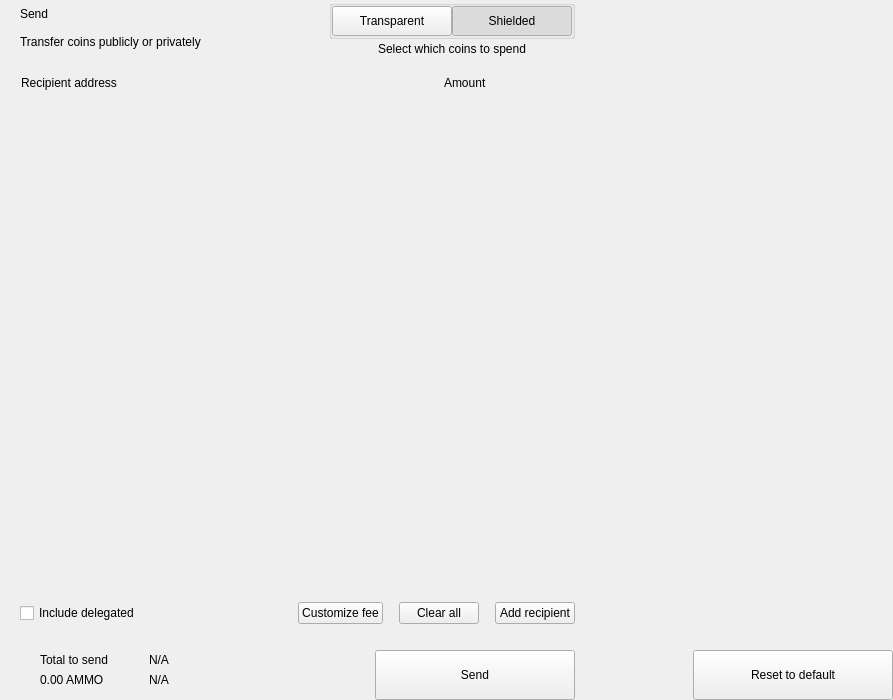
<?xml version="1.0" encoding="UTF-8"?>
<ui version="4.0">
 <class>send</class>
 <widget class="QWidget" name="send">
  <property name="geometry">
   <rect>
    <x>0</x>
    <y>0</y>
    <width>893</width>
    <height>700</height>
   </rect>
  </property>
  <property name="windowTitle">
   <string notr="true">N/A</string>
  </property>
  <layout class="QHBoxLayout" name="horizontalLayout_2" stretch="2,1">
   <property name="spacing">
    <number>0</number>
   </property>
   <property name="leftMargin">
    <number>0</number>
   </property>
   <property name="topMargin">
    <number>0</number>
   </property>
   <property name="rightMargin">
    <number>0</number>
   </property>
   <property name="bottomMargin">
    <number>0</number>
   </property>
   <item>
    <widget class="QWidget" name="left" native="true">
     <layout class="QVBoxLayout" name="verticalLayout_3">
      <property name="spacing">
       <number>0</number>
      </property>
      <property name="leftMargin">
       <number>0</number>
      </property>
      <property name="topMargin">
       <number>0</number>
      </property>
      <property name="rightMargin">
       <number>0</number>
      </property>
      <property name="bottomMargin">
       <number>0</number>
      </property>
      <item>
       <layout class="QVBoxLayout" name="verticalLayout_22" stretch="0,0,0,1,0,0,0,0">
        <property name="spacing">
         <number>0</number>
        </property>
        <item>
         <layout class="QHBoxLayout" name="horizontalLayout_3">
          <property name="spacing">
           <number>0</number>
          </property>
          <property name="leftMargin">
           <number>20</number>
          </property>
          <property name="rightMargin">
           <number>20</number>
          </property>
          <item>
           <layout class="QVBoxLayout" name="verticalLayout">
            <property name="spacing">
             <number>0</number>
            </property>
            <item>
             <widget class="QLabel" name="labelTitle">
              <property name="text">
               <string>Send</string>
              </property>
              <property name="alignment">
               <set>Qt::AlignLeading|Qt::AlignLeft|Qt::AlignVCenter</set>
              </property>
             </widget>
            </item>
            <item>
             <widget class="QLabel" name="labelSubtitle1">
              <property name="text">
               <string>Transfer coins publicly or privately</string>
              </property>
             </widget>
            </item>
           </layout>
          </item>
          <item>
           <spacer name="horizontalSpacer">
            <property name="orientation">
             <enum>Qt::Horizontal</enum>
            </property>
            <property name="sizeHint" stdset="0">
             <size>
              <width>40</width>
              <height>20</height>
             </size>
            </property>
           </spacer>
          </item>
          <item>
           <layout class="QVBoxLayout" name="verticalLayout_6">
            <property name="spacing">
             <number>3</number>
            </property>
            <item alignment="Qt::AlignHCenter">
             <widget class="QGroupBox" name="groupBox">
              <property name="styleSheet">
               <string notr="true">#groupBox{
padding-top:2px;
}</string>
              </property>
              <property name="title">
               <string/>
              </property>
              <property name="alignment">
               <set>Qt::AlignCenter</set>
              </property>
              <layout class="QHBoxLayout" name="horizontalLayout_4">
               <property name="spacing">
                <number>0</number>
               </property>
               <property name="leftMargin">
                <number>0</number>
               </property>
               <property name="topMargin">
                <number>0</number>
               </property>
               <property name="rightMargin">
                <number>0</number>
               </property>
               <property name="bottomMargin">
                <number>0</number>
               </property>
               <item>
                <widget class="QPushButton" name="pushLeft">
                 <property name="minimumSize">
                  <size>
                   <width>120</width>
                   <height>30</height>
                  </size>
                 </property>
                 <property name="maximumSize">
                  <size>
                   <width>120</width>
                   <height>30</height>
                  </size>
                 </property>
                 <property name="focusPolicy">
                  <enum>Qt::NoFocus</enum>
                 </property>
                 <property name="text">
                  <string>Transparent</string>
                 </property>
                 <property name="checkable">
                  <bool>true</bool>
                 </property>
                 <property name="autoExclusive">
                  <bool>true</bool>
                 </property>
                </widget>
               </item>
               <item>
                <widget class="QPushButton" name="pushRight">
                 <property name="minimumSize">
                  <size>
                   <width>120</width>
                   <height>30</height>
                  </size>
                 </property>
                 <property name="maximumSize">
                  <size>
                   <width>120</width>
                   <height>30</height>
                  </size>
                 </property>
                 <property name="focusPolicy">
                  <enum>Qt::NoFocus</enum>
                 </property>
                 <property name="text">
                  <string>Shielded</string>
                 </property>
                 <property name="checkable">
                  <bool>true</bool>
                 </property>
                 <property name="checked">
                  <bool>true</bool>
                 </property>
                 <property name="autoExclusive">
                  <bool>true</bool>
                 </property>
                </widget>
               </item>
              </layout>
             </widget>
            </item>
            <item alignment="Qt::AlignHCenter|Qt::AlignTop">
             <widget class="QLabel" name="labelSubtitle2">
              <property name="styleSheet">
               <string notr="true"/>
              </property>
              <property name="text">
               <string>Select which coins to spend</string>
              </property>
              <property name="alignment">
               <set>Qt::AlignCenter</set>
              </property>
              <property name="indent">
               <number>0</number>
              </property>
             </widget>
            </item>
           </layout>
          </item>
         </layout>
        </item>
        <item>
         <spacer name="verticalSpacer_2">
          <property name="orientation">
           <enum>Qt::Vertical</enum>
          </property>
          <property name="sizeType">
           <enum>QSizePolicy::Fixed</enum>
          </property>
          <property name="sizeHint" stdset="0">
           <size>
            <width>20</width>
            <height>20</height>
           </size>
          </property>
         </spacer>
        </item>
        <item>
         <layout class="QHBoxLayout" name="horizontalLayout" stretch="6,0,2">
          <property name="spacing">
           <number>0</number>
          </property>
          <property name="leftMargin">
           <number>10</number>
          </property>
          <property name="topMargin">
           <number>0</number>
          </property>
          <property name="rightMargin">
           <number>20</number>
          </property>
          <property name="bottomMargin">
           <number>0</number>
          </property>
          <item>
           <widget class="QLabel" name="labelSubtitleAddress">
            <property name="styleSheet">
             <string notr="true">margin-left:8px;</string>
            </property>
            <property name="text">
             <string>Recipient address</string>
            </property>
           </widget>
          </item>
          <item>
           <spacer name="horizontalSpacer_3">
            <property name="orientation">
             <enum>Qt::Horizontal</enum>
            </property>
            <property name="sizeType">
             <enum>QSizePolicy::Fixed</enum>
            </property>
            <property name="sizeHint" stdset="0">
             <size>
              <width>40</width>
              <height>1</height>
             </size>
            </property>
           </spacer>
          </item>
          <item>
           <widget class="QLabel" name="labelSubtitleAmount">
            <property name="text">
             <string>Amount</string>
            </property>
           </widget>
          </item>
         </layout>
        </item>
        <item>
         <widget class="QScrollArea" name="scrollArea">
          <property name="minimumSize">
           <size>
            <width>0</width>
            <height>350</height>
           </size>
          </property>
          <property name="styleSheet">
           <string notr="true">#scrollArea {
            background:transparent;
            margin-top:10px;
}</string>
          </property>
          <property name="horizontalScrollBarPolicy">
           <enum>Qt::ScrollBarAlwaysOff</enum>
          </property>
          <property name="sizeAdjustPolicy">
           <enum>QAbstractScrollArea::AdjustIgnored</enum>
          </property>
          <property name="widgetResizable">
           <bool>true</bool>
          </property>
          <property name="alignment">
           <set>Qt::AlignLeading|Qt::AlignLeft|Qt::AlignTop</set>
          </property>
          <widget class="QWidget" name="scrollAreaWidgetContents">
           <property name="geometry">
            <rect>
             <x>0</x>
             <y>0</y>
             <width>591</width>
             <height>16</height>
            </rect>
           </property>
           <property name="sizePolicy">
            <sizepolicy hsizetype="Preferred" vsizetype="Maximum">
             <horstretch>0</horstretch>
             <verstretch>0</verstretch>
            </sizepolicy>
           </property>
           <property name="autoFillBackground">
            <bool>false</bool>
           </property>
           <property name="styleSheet">
            <string notr="true">#scrollAreaWidgetContents {
             background:transparent;
             }</string>
           </property>
           <layout class="QVBoxLayout" name="verticalLayout_7">
            <property name="spacing">
             <number>0</number>
            </property>
            <property name="sizeConstraint">
             <enum>QLayout::SetDefaultConstraint</enum>
            </property>
            <property name="leftMargin">
             <number>0</number>
            </property>
            <property name="topMargin">
             <number>0</number>
            </property>
            <property name="rightMargin">
             <number>0</number>
            </property>
            <property name="bottomMargin">
             <number>0</number>
            </property>
           </layout>
          </widget>
         </widget>
        </item>
        <item>
         <spacer name="verticalSpacer_4">
          <property name="orientation">
           <enum>Qt::Vertical</enum>
          </property>
          <property name="sizeType">
           <enum>QSizePolicy::Fixed</enum>
          </property>
          <property name="sizeHint" stdset="0">
           <size>
            <width>20</width>
            <height>20</height>
           </size>
          </property>
         </spacer>
        </item>
        <item>
         <layout class="QHBoxLayout" name="horizontalLayout_20">
          <property name="spacing">
           <number>6</number>
          </property>
          <property name="leftMargin">
           <number>20</number>
          </property>
          <property name="rightMargin">
           <number>20</number>
          </property>
          <item>
           <widget class="QCheckBox" name="checkBoxDelegations">
            <property name="layoutDirection">
             <enum>Qt::LeftToRight</enum>
            </property>
            <property name="text">
             <string>Include delegated</string>
            </property>
           </widget>
          </item>
          <item>
           <spacer name="horizontalSpacer_4">
            <property name="orientation">
             <enum>Qt::Horizontal</enum>
            </property>
            <property name="sizeHint" stdset="0">
             <size>
              <width>10</width>
              <height>20</height>
             </size>
            </property>
           </spacer>
          </item>
          <item>
           <widget class="QPushButton" name="pushButtonFee">
            <property name="focusPolicy">
             <enum>Qt::NoFocus</enum>
            </property>
            <property name="text">
             <string>Customize fee</string>
            </property>
           </widget>
          </item>
          <item>
           <spacer name="horizontalSpacer_11">
            <property name="orientation">
             <enum>Qt::Horizontal</enum>
            </property>
            <property name="sizeType">
             <enum>QSizePolicy::Minimum</enum>
            </property>
            <property name="sizeHint" stdset="0">
             <size>
              <width>10</width>
              <height>20</height>
             </size>
            </property>
           </spacer>
          </item>
          <item>
           <widget class="QPushButton" name="pushButtonClear">
            <property name="focusPolicy">
             <enum>Qt::NoFocus</enum>
            </property>
            <property name="layoutDirection">
             <enum>Qt::RightToLeft</enum>
            </property>
            <property name="text">
             <string>Clear all</string>
            </property>
           </widget>
          </item>
          <item>
           <spacer name="horizontalSpacer_6">
            <property name="orientation">
             <enum>Qt::Horizontal</enum>
            </property>
            <property name="sizeType">
             <enum>QSizePolicy::Fixed</enum>
            </property>
            <property name="sizeHint" stdset="0">
             <size>
              <width>10</width>
              <height>20</height>
             </size>
            </property>
           </spacer>
          </item>
          <item>
           <widget class="QPushButton" name="pushButtonAddRecipient">
            <property name="focusPolicy">
             <enum>Qt::NoFocus</enum>
            </property>
            <property name="text">
             <string>Add recipient</string>
            </property>
           </widget>
          </item>
         </layout>
        </item>
        <item>
         <spacer name="verticalSpacer">
          <property name="orientation">
           <enum>Qt::Vertical</enum>
          </property>
          <property name="sizeType">
           <enum>QSizePolicy::Fixed</enum>
          </property>
          <property name="sizeHint" stdset="0">
           <size>
            <width>20</width>
            <height>16</height>
           </size>
          </property>
         </spacer>
        </item>
        <item>
         <layout class="QHBoxLayout" name="horizontalLayout_7">
          <property name="rightMargin">
           <number>20</number>
          </property>
          <item>
           <layout class="QHBoxLayout" name="horizontalLayout_10">
            <property name="spacing">
             <number>0</number>
            </property>
            <property name="leftMargin">
             <number>8</number>
            </property>
            <item>
             <widget class="QStackedWidget" name="stackedWidget">
              <property name="minimumSize">
               <size>
                <width>0</width>
                <height>60</height>
               </size>
              </property>
              <property name="maximumSize">
               <size>
                <width>16777215</width>
                <height>60</height>
               </size>
              </property>
              <widget class="QWidget" name="page1">
               <layout class="QVBoxLayout" name="verticalLayout_71" stretch="0">
                <property name="spacing">
                 <number>6</number>
                </property>
                <property name="leftMargin">
                 <number>12</number>
                </property>
                <property name="topMargin">
                 <number>0</number>
                </property>
                <property name="rightMargin">
                 <number>0</number>
                </property>
                <property name="bottomMargin">
                 <number>0</number>
                </property>
                <item>
                 <widget class="QWidget" name="coinWidget" native="true">
                  <property name="minimumSize">
                   <size>
                    <width>0</width>
                    <height>60</height>
                   </size>
                  </property>
                  <property name="maximumSize">
                   <size>
                    <width>16777215</width>
                    <height>60</height>
                   </size>
                  </property>
                  <layout class="QHBoxLayout" name="horizontalLayout_9">
                   <property name="spacing">
                    <number>0</number>
                   </property>
                   <property name="leftMargin">
                    <number>20</number>
                   </property>
                   <property name="topMargin">
                    <number>10</number>
                   </property>
                   <property name="rightMargin">
                    <number>20</number>
                   </property>
                   <property name="bottomMargin">
                    <number>10</number>
                   </property>
                   <item>
                    <layout class="QVBoxLayout" name="verticalSend">
                     <property name="spacing">
                      <number>0</number>
                     </property>
                     <item>
                      <widget class="QLabel" name="labelTitleTotalSend">
                       <property name="text">
                        <string>Total to send</string>
                       </property>
                      </widget>
                     </item>
                     <item>
                      <widget class="QLabel" name="labelAmountSend">
                       <property name="text">
                        <string notr="true">0.00 AMMO</string>
                       </property>
                      </widget>
                     </item>
                    </layout>
                   </item>
                   <item>
                    <spacer name="horizontalSpacer_9">
                     <property name="orientation">
                      <enum>Qt::Horizontal</enum>
                     </property>
                     <property name="sizeType">
                      <enum>QSizePolicy::Fixed</enum>
                     </property>
                     <property name="sizeHint" stdset="0">
                      <size>
                       <width>20</width>
                       <height>20</height>
                      </size>
                     </property>
                    </spacer>
                   </item>
                   <item>
                    <widget class="QLabel" name="labelLine">
                     <property name="minimumSize">
                      <size>
                       <width>1</width>
                       <height>0</height>
                      </size>
                     </property>
                     <property name="maximumSize">
                      <size>
                       <width>1</width>
                       <height>16777215</height>
                      </size>
                     </property>
                     <property name="text">
                      <string/>
                     </property>
                    </widget>
                   </item>
                   <item>
                    <spacer name="horizontalSpacer_10">
                     <property name="orientation">
                      <enum>Qt::Horizontal</enum>
                     </property>
                     <property name="sizeType">
                      <enum>QSizePolicy::Fixed</enum>
                     </property>
                     <property name="sizeHint" stdset="0">
                      <size>
                       <width>20</width>
                       <height>20</height>
                      </size>
                     </property>
                    </spacer>
                   </item>
                   <item>
                    <layout class="QVBoxLayout" name="verticalRemaining">
                     <property name="spacing">
                      <number>0</number>
                     </property>
                     <item>
                      <widget class="QLabel" name="labelTitleTotalRemaining">
                       <property name="text">
                        <string notr="true">N/A</string>
                       </property>
                      </widget>
                     </item>
                     <item>
                      <widget class="QLabel" name="labelAmountRemaining">
                       <property name="text">
                        <string notr="true">N/A</string>
                       </property>
                      </widget>
                     </item>
                    </layout>
                   </item>
                  </layout>
                 </widget>
                </item>
               </layout>
              </widget>
              <widget class="QWidget" name="page_2"/>
             </widget>
            </item>
           </layout>
          </item>
          <item>
           <spacer name="horizontalSpacer_5">
            <property name="orientation">
             <enum>Qt::Horizontal</enum>
            </property>
            <property name="sizeType">
             <enum>QSizePolicy::Expanding</enum>
            </property>
            <property name="sizeHint" stdset="0">
             <size>
              <width>40</width>
              <height>20</height>
             </size>
            </property>
           </spacer>
          </item>
          <item alignment="Qt::AlignBottom">
           <widget class="QPushButton" name="pushButtonSave">
            <property name="minimumSize">
             <size>
              <width>200</width>
              <height>50</height>
             </size>
            </property>
            <property name="maximumSize">
             <size>
              <width>200</width>
              <height>50</height>
             </size>
            </property>
            <property name="focusPolicy">
             <enum>Qt::NoFocus</enum>
            </property>
            <property name="text">
             <string>Send</string>
            </property>
           </widget>
          </item>
         </layout>
        </item>
       </layout>
      </item>
     </layout>
    </widget>
   </item>
   <item>
    <widget class="QWidget" name="right" native="true">
     <layout class="QVBoxLayout" name="verticalLayout_5">
      <property name="leftMargin">
       <number>0</number>
      </property>
      <property name="topMargin">
       <number>0</number>
      </property>
      <property name="rightMargin">
       <number>0</number>
      </property>
      <property name="bottomMargin">
       <number>0</number>
      </property>
      <item>
       <layout class="QVBoxLayout" name="verticalLayout_4">
        <property name="spacing">
         <number>6</number>
        </property>
        <item>
         <widget class="OptionButton" name="btnCoinControl" native="true">
          <property name="minimumSize">
           <size>
            <width>0</width>
            <height>50</height>
           </size>
          </property>
         </widget>
        </item>
        <item>
         <widget class="OptionButton" name="btnChangeAddress" native="true">
          <property name="minimumSize">
           <size>
            <width>0</width>
            <height>50</height>
           </size>
          </property>
         </widget>
        </item>
        <item>
         <widget class="OptionButton" name="btnUri" native="true">
          <property name="minimumSize">
           <size>
            <width>0</width>
            <height>50</height>
           </size>
          </property>
         </widget>
        </item>
        <item>
         <widget class="OptionButton" name="btnShieldCoins" native="true">
          <property name="minimumSize">
           <size>
            <width>0</width>
            <height>50</height>
           </size>
          </property>
         </widget>
        </item>
        <item>
         <spacer name="verticalSpacer_5">
          <property name="orientation">
           <enum>Qt::Vertical</enum>
          </property>
          <property name="sizeHint" stdset="0">
           <size>
            <width>20</width>
            <height>40</height>
           </size>
          </property>
         </spacer>
        </item>
        <item>
         <layout class="QHBoxLayout" name="horizontalLayout_8">
          <item>
           <spacer name="horizontalSpacer_7">
            <property name="orientation">
             <enum>Qt::Horizontal</enum>
            </property>
            <property name="sizeHint" stdset="0">
             <size>
              <width>40</width>
              <height>20</height>
             </size>
            </property>
           </spacer>
          </item>
          <item>
           <widget class="QPushButton" name="pushButtonReset">
            <property name="minimumSize">
             <size>
              <width>200</width>
              <height>50</height>
             </size>
            </property>
            <property name="maximumSize">
             <size>
              <width>200</width>
              <height>50</height>
             </size>
            </property>
            <property name="focusPolicy">
             <enum>Qt::NoFocus</enum>
            </property>
            <property name="text">
             <string>Reset to default</string>
            </property>
           </widget>
          </item>
         </layout>
        </item>
       </layout>
      </item>
     </layout>
    </widget>
   </item>
  </layout>
 </widget>
 <customwidgets>
  <customwidget>
   <class>OptionButton</class>
   <extends>QWidget</extends>
   <header>qt/ammocoin/optionbutton.h</header>
   <container>1</container>
  </customwidget>
 </customwidgets>
 <resources/>
 <connections/>
</ui>
